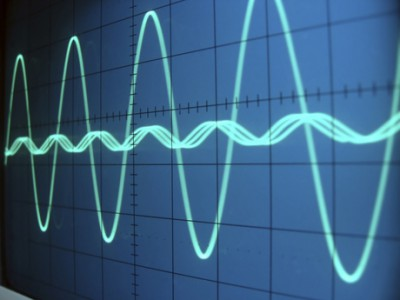
#> input picture Proiect/watermark.jpg, 400 x 300 px, found by its file name
$ python watermark_svd.py
#> lines starting #> are read from the running program, lines starting #| are printed output that depends on the picture
import numpy as np
from PIL import Image

def calculeaza_entropia(bloc):
    histograma, _ = np.histogram(bloc.flatten(), bins=256, range=(0, 255))
    histogramaa_normalizata = histograma / histograma.sum()
    entropia = -np.sum(histogramaa_normalizata[histogramaa_normalizata > 0] *
                       np.log2(histogramaa_normalizata[histogramaa_normalizata > 0]))
    return entropia

def gaseste_bloc_cu_entropie_maxima(matrice, bloc_marime):
    y_marime, x_marime, _ = matrice.shape
    if y_marime % bloc_marime != 0 or x_marime % bloc_marime != 0:
        raise ValueError("Marimea blocului trebuie sa fie un divizor al dimensiunilor imaginii")

    entropie_maxima = 0
    coord_entropie_maxima = (0, 0)

    for i in range(0, y_marime, bloc_marime):
        for j in range(0, x_marime, bloc_marime):
            bloc = matrice[i:i + bloc_marime, j:j + bloc_marime]

            entropie = calculeaza_entropia(bloc)

            if entropie > entropie_maxima:
                entropie_maxima = entropie
                coord_entropie_maxima = (i // bloc_marime, j // bloc_marime)

    return coord_entropie_maxima

def incarca_imagine(cale_imagine):
    imagine = Image.open(cale_imagine)
#> imagine is the input picture: PIL image 400x300 RGB; mean R, G, B 56.4, 96.5, 128.4
    return np.array(imagine)

def descompunere_matrice_SVD(matrice):
    U, sigma, V = np.linalg.svd(matrice, full_matrices=False)
    return U, sigma, V

def inserare_watermark(sigma, watermark, alpha=280):
    for i in range(len(sigma)):
        sigma[i] += watermark * alpha
    return sigma

def imagine_cu_watermark(U, sigma_modificat, V):
    # np.diag - transforma vectorul sigma_modificat intr-o matrice diagonala
    matrice_diagonala = np.diag(sigma_modificat)

    # np.dot - inmulteste doua matrici
    matrice_imagine_rezultata = np.dot(U, np.dot(matrice_diagonala,V))

    # np.clip - ne asiguram ca valorile pixelilor sunt intre 0 si 255
    return np.clip(matrice_imagine_rezultata, 0, 255)

def ajusteaza_dimensiunea_imaginii_la_bloc(matrice, bloc_marime):
#> called with bloc_marime = 30
    inaltime, latime = matrice.shape[:2]
#> inaltime = 300; latime = 400
    # calculeaza inaltimea si latimea cea mai apropiata care sa se potriveasca cu marimea blocului
    inaltime_noua = (inaltime // bloc_marime) * bloc_marime
#> inaltime_noua = 300
    latime_noua = (latime // bloc_marime) * bloc_marime
#> latime_noua = 390
    # marim putin imaginea daca este cazul ca sa poata fi impartita in blocurile cu marimea selectata de noi
    return matrice[:inaltime_noua, :latime_noua, :]

# in aceasta funcite introducem watermark-ul intr-o imagine selectata de noi
def introducere_watermark_folosind_SVD_entropie(path, watermark, bloc_marime=30):
    matrice = incarca_imagine(path)
    matrice = ajusteaza_dimensiunea_imaginii_la_bloc(matrice, bloc_marime)
    coord = gaseste_bloc_cu_entropie_maxima(matrice, bloc_marime)
#> after the loop in gaseste_bloc_cu_entropie_maxima, `for i in range(0, y_marime, bloc_marime):`:
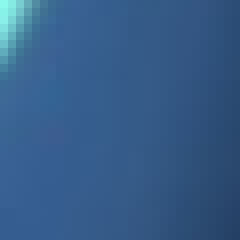
#> bloc: shape (30, 30, 3) (shown 8 times larger); mean R, G, B 53.5, 92.2, 136.4
#> after the loop in gaseste_bloc_cu_entropie_maxima, `for i in range(0, y_marime, bloc_marime):`: coord_entropie_maxima = (4, 2); entropie_maxima = 7.51
#> coord = (4, 2)
    # coordonatele pentru blocul cu entropia maxima, unde o sa punem watermark-ul
    y, x = coord
#> y = 4; x = 2
    bloc = matrice[y * bloc_marime:(y + 1) * bloc_marime, x * bloc_marime:(x + 1) * bloc_marime]

    # initializam blocul pe care o sa-l modificam pentru a introduce watermark-ul
    bloc_modificat = np.zeros_like(bloc)

    # aplicam svd-ul pe fiecare canal al blocului
    for i in range(3):  # procesam blocurile corespunzatoare culorilor RGB
        canal = bloc[:,:,i]
        U, sigma, V = descompunere_matrice_SVD(canal)
        sigma_modificat = inserare_watermark(sigma, watermark)
        canal_modificat = imagine_cu_watermark(U, sigma_modificat, V)
        # inseram canalul cu watermark in bloc
        bloc_modificat[:,:,i] = canal_modificat.astype('uint8') # convertim la un intreg fara semn de 8 biti
#> this loop made 3 passes
#> pass 1, in descompunere_matrice_SVD, `U, sigma, V = np.linalg.svd(matrice, full_matrices=False)`:
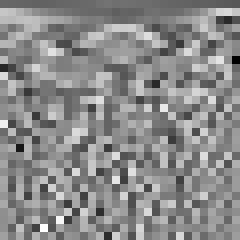
#> V: shape (30, 30) float64 (shown 8 times larger); min -0.673, max 0.552, mean -0.0068; drawn with min black and max white
#> pass 1, in imagine_cu_watermark, `matrice_diagonala = np.diag(sigma_modificat)`:
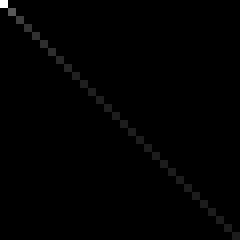
#> matrice_diagonala: shape (30, 30) float64 (shown 8 times larger); min 0, max 2546.4, mean 14.3; drawn with min black and max white
#> after the loop:
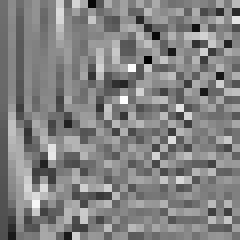
#> U: shape (30, 30) float64 (shown 8 times larger); min -0.634, max 0.593, mean -0.00621; drawn with min black and max white
#> after the loop:
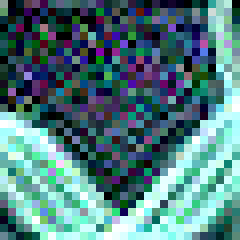
#> bloc_modificat: shape (30, 30, 3) (shown 8 times larger); mean R, G, B 81, 123, 126.9
#> after the loop:
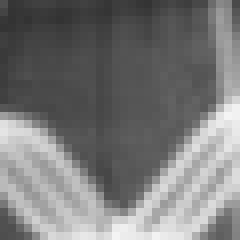
#> canal: shape (30, 30) (shown 8 times larger); min 51, max 244, mean 121.3

    # inlocuim blocul original cu entropie maxima, cu blocul nostru modificat
    matrice_modificata = matrice.copy()
    matrice_modificata[y * bloc_marime:(y + 1) * bloc_marime, x * bloc_marime:(x + 1) * bloc_marime] = bloc_modificat
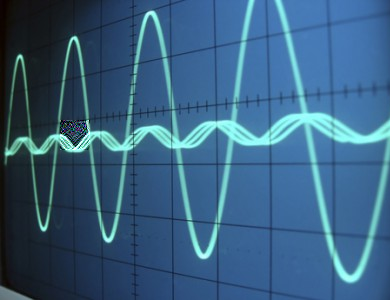
#> matrice_modificata: shape (300, 390, 3); mean R, G, B 56.5, 96.6, 128.6

    # convertim matricea modificata intr-o noua imagine si o salvam
    img_salvata = Image.fromarray(matrice_modificata, 'RGB')
    img_salvata.show()
    img_salvata.save("imagine_cu_watermark.png")

if __name__ == '__main__':
    introducere_watermark_folosind_SVD_entropie(r"C:\Users\Ioan\PycharmProjects\ProcesareaSemnalelor\Proiect\watermark.jpg", watermark=1)
